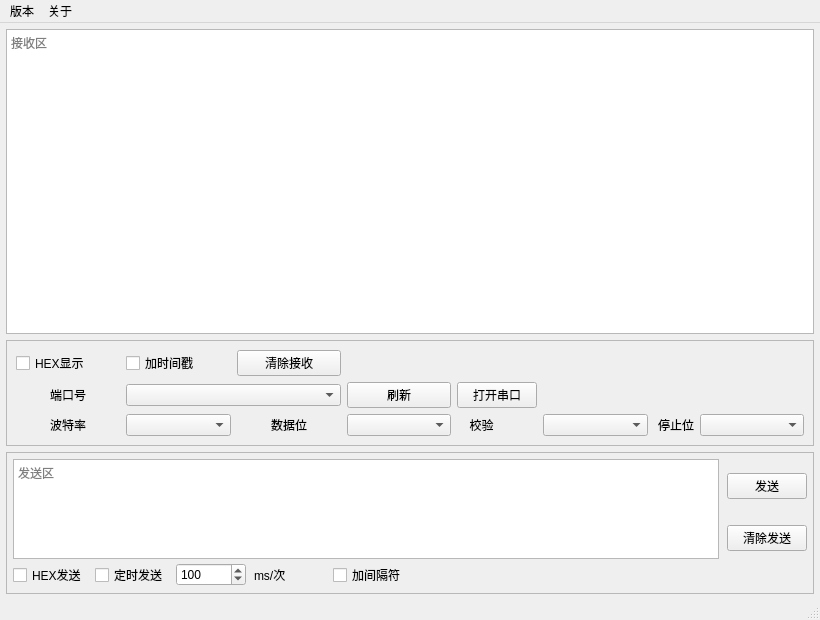
<?xml version="1.0" encoding="UTF-8"?>
<ui version="4.0">
 <author>tengfei</author>
 <class>MainWindow</class>
 <widget class="QMainWindow" name="MainWindow">
  <property name="geometry">
   <rect>
    <x>0</x>
    <y>0</y>
    <width>820</width>
    <height>620</height>
   </rect>
  </property>
  <property name="windowTitle">
   <string>串口调试助手(小xia)</string>
  </property>
  <property name="windowIcon">
   <iconset>
    <normaloff>../sscom6.ico</normaloff>../sscom6.ico</iconset>
  </property>
  <widget class="QWidget" name="centralwidget">
   <layout class="QVBoxLayout" name="mainLayout">
    <property name="spacing">
     <number>6</number>
    </property>
    <property name="leftMargin">
     <number>6</number>
    </property>
    <property name="topMargin">
     <number>6</number>
    </property>
    <property name="rightMargin">
     <number>6</number>
    </property>
    <property name="bottomMargin">
     <number>4</number>
    </property>
    <item>
     <widget class="QTextEdit" name="recvTextEdit">
      <property name="readOnly">
       <bool>true</bool>
      </property>
      <property name="placeholderText">
       <string>接收区</string>
      </property>
     </widget>
    </item>
    <item>
     <widget class="QFrame" name="midPanel">
      <property name="frameShape">
       <enum>QFrame::Shape::StyledPanel</enum>
      </property>
      <layout class="QGridLayout" name="gridLayout">
       <item row="2" column="6">
        <widget class="QComboBox" name="parityCombo"/>
       </item>
       <item row="2" column="7">
        <widget class="QLabel" name="stopBitsLabel">
         <property name="maximumSize">
          <size>
           <width>40</width>
           <height>16777215</height>
          </size>
         </property>
         <property name="text">
          <string>停止位</string>
         </property>
         <property name="alignment">
          <set>Qt::AlignmentFlag::AlignRight|Qt::AlignmentFlag::AlignTrailing|Qt::AlignmentFlag::AlignVCenter</set>
         </property>
        </widget>
       </item>
       <item row="2" column="8">
        <widget class="QComboBox" name="stopBitsCombo"/>
       </item>
       <item row="1" column="0">
        <widget class="QLabel" name="portLabel">
         <property name="maximumSize">
          <size>
           <width>16777215</width>
           <height>16777215</height>
          </size>
         </property>
         <property name="text">
          <string>端口号</string>
         </property>
         <property name="alignment">
          <set>Qt::AlignmentFlag::AlignCenter</set>
         </property>
        </widget>
       </item>
       <item row="1" column="3">
        <widget class="QPushButton" name="refreshButton">
         <property name="text">
          <string>刷新</string>
         </property>
        </widget>
       </item>
       <item row="1" column="4">
        <widget class="QPushButton" name="openButton">
         <property name="text">
          <string>打开串口</string>
         </property>
        </widget>
       </item>
       <item row="2" column="0">
        <widget class="QLabel" name="baudLabel">
         <property name="text">
          <string>波特率</string>
         </property>
         <property name="alignment">
          <set>Qt::AlignmentFlag::AlignCenter</set>
         </property>
        </widget>
       </item>
       <item row="1" column="1" colspan="2">
        <widget class="QComboBox" name="portCombo"/>
       </item>
       <item row="2" column="1">
        <widget class="QComboBox" name="baudCombo"/>
       </item>
       <item row="2" column="2">
        <widget class="QLabel" name="dataBitsLabel">
         <property name="text">
          <string>数据位</string>
         </property>
         <property name="alignment">
          <set>Qt::AlignmentFlag::AlignCenter</set>
         </property>
        </widget>
       </item>
       <item row="2" column="3">
        <widget class="QComboBox" name="dataBitsCombo"/>
       </item>
       <item row="2" column="4">
        <widget class="QLabel" name="parityLabel">
         <property name="maximumSize">
          <size>
           <width>40</width>
           <height>16777215</height>
          </size>
         </property>
         <property name="text">
          <string>校验 </string>
         </property>
         <property name="alignment">
          <set>Qt::AlignmentFlag::AlignRight|Qt::AlignmentFlag::AlignTrailing|Qt::AlignmentFlag::AlignVCenter</set>
         </property>
        </widget>
       </item>
       <item row="0" column="0">
        <widget class="QCheckBox" name="hexDisplayCheck">
         <property name="text">
          <string>HEX显示</string>
         </property>
        </widget>
       </item>
       <item row="0" column="2">
        <widget class="QPushButton" name="clearRecvButton">
         <property name="text">
          <string>清除接收</string>
         </property>
        </widget>
       </item>
       <item row="0" column="1">
        <widget class="QCheckBox" name="tsDisplayCheck">
         <property name="text">
          <string>加时间戳</string>
         </property>
        </widget>
       </item>
      </layout>
     </widget>
    </item>
    <item>
     <widget class="QFrame" name="sendPanel">
      <property name="frameShape">
       <enum>QFrame::Shape::StyledPanel</enum>
      </property>
      <layout class="QGridLayout" name="sendLayout">
       <property name="leftMargin">
        <number>6</number>
       </property>
       <property name="topMargin">
        <number>6</number>
       </property>
       <property name="rightMargin">
        <number>6</number>
       </property>
       <property name="bottomMargin">
        <number>6</number>
       </property>
       <property name="horizontalSpacing">
        <number>8</number>
       </property>
       <property name="verticalSpacing">
        <number>4</number>
       </property>
       <item row="1" column="9">
        <widget class="QPushButton" name="clearSendButton">
         <property name="text">
          <string>清除发送</string>
         </property>
        </widget>
       </item>
       <item row="0" column="9">
        <widget class="QPushButton" name="sendButton">
         <property name="text">
          <string>发送</string>
         </property>
        </widget>
       </item>
       <item row="2" column="0">
        <widget class="QCheckBox" name="hexSendCheck">
         <property name="text">
          <string>HEX发送</string>
         </property>
        </widget>
       </item>
       <item row="0" column="0" rowspan="2" colspan="9">
        <widget class="QTextEdit" name="sendTextEdit">
         <property name="minimumSize">
          <size>
           <width>0</width>
           <height>100</height>
          </size>
         </property>
         <property name="placeholderText">
          <string>发送区</string>
         </property>
        </widget>
       </item>
       <item row="2" column="1">
        <widget class="QCheckBox" name="timedSendCheck">
         <property name="text">
          <string>定时发送</string>
         </property>
        </widget>
       </item>
       <item row="2" column="2">
        <widget class="QSpinBox" name="intervalSpin">
         <property name="minimum">
          <number>10</number>
         </property>
         <property name="maximum">
          <number>10000</number>
         </property>
         <property name="value">
          <number>100</number>
         </property>
        </widget>
       </item>
       <item row="2" column="3">
        <widget class="QLabel" name="intervalLabel">
         <property name="text">
          <string>ms/次</string>
         </property>
        </widget>
       </item>
       <item row="2" column="4">
        <widget class="QCheckBox" name="splitDisplayCheck">
         <property name="text">
          <string>加间隔符</string>
         </property>
        </widget>
       </item>
      </layout>
     </widget>
    </item>
   </layout>
  </widget>
  <widget class="QMenuBar" name="menubar">
   <property name="geometry">
    <rect>
     <x>0</x>
     <y>0</y>
     <width>820</width>
     <height>33</height>
    </rect>
   </property>
   <widget class="QMenu" name="menuComm">
    <property name="title">
     <string>版本</string>
    </property>
    <addaction name="actionssss"/>
   </widget>
   <widget class="QMenu" name="menuContact">
    <property name="title">
     <string>关于</string>
    </property>
    <addaction name="actionizhangtengfei_163_com"/>
   </widget>
   <addaction name="menuComm"/>
   <addaction name="menuContact"/>
  </widget>
  <widget class="QStatusBar" name="statusbar"/>
  <action name="actionssss">
   <property name="text">
    <string>v6.0</string>
   </property>
  </action>
  <action name="actionizhangtengfei_163_com">
   <property name="text">
    <string>izhangtengfei@163.com</string>
   </property>
  </action>
 </widget>
 <resources/>
 <connections/>
</ui>
